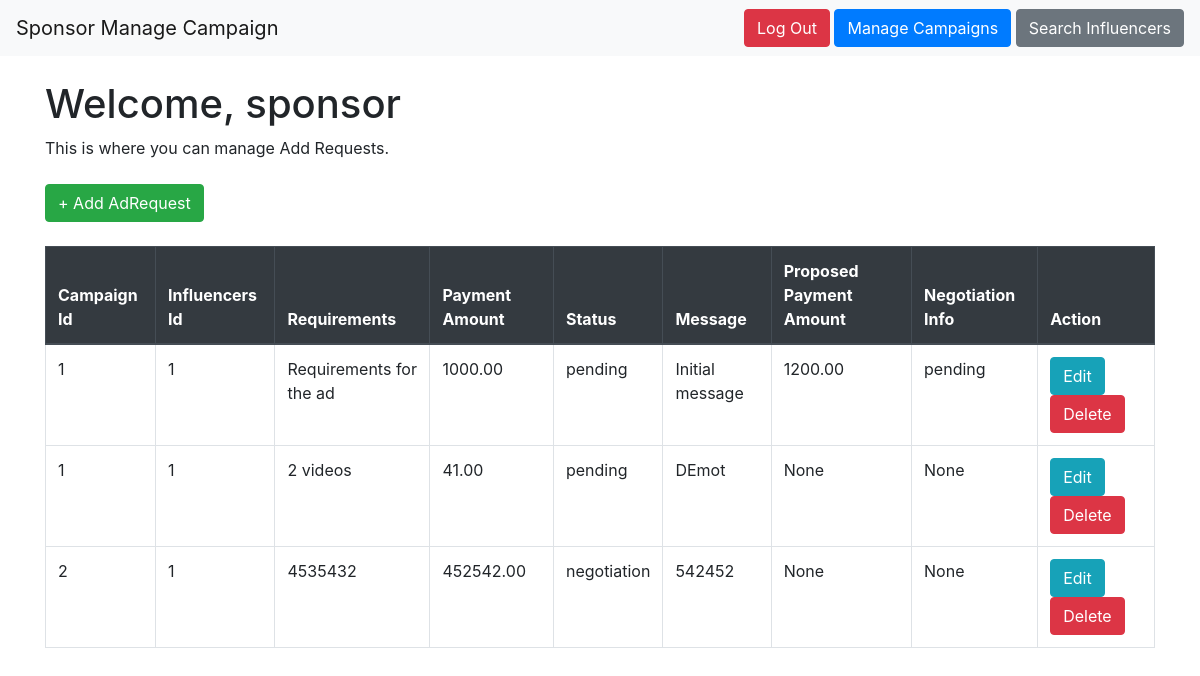
The app's page /sponsor/manageadrequest (signed in) with its own data.
### models.py (models this page shows, shortened)
class AdRequest(db.Model):
    __tablename__ = "ad_requests"
    ad_request_id = db.Column(db.Integer, primary_key=True, autoincrement=True)
    campaign_id = db.Column(
        db.Integer, db.ForeignKey("campaigns.campaign_id"), nullable=False
    )
    influencer_id = db.Column(
        db.Integer, db.ForeignKey("influencers.influencer_id"), nullable=False
    )
    requirements = db.Column(db.Text)
    payment_amount = db.Column(db.Numeric(10, 2))
    status = db.Column(db.Enum("pending", "accepted", "rejected", "negotiation") , default = "pending")
    messages = db.Column(db.Text)
    negotiations = db.relationship("Negotiation", backref="ad_request", lazy=True)
    def to_dict(self):
        return {c.name: getattr(self, c.name) for c in self.__table__.columns}

class Negotiation(db.Model):
    __tablename__ = "negotiations"
    negotiation_id = db.Column(db.Integer, primary_key=True, autoincrement=True)
    ad_request_id = db.Column(
        db.Integer, db.ForeignKey("ad_requests.ad_request_id"), nullable=False
    )
    influencer_id = db.Column(
        db.Integer, db.ForeignKey("influencers.influencer_id"), nullable=False
    )
    proposed_payment_amount = db.Column(db.Numeric(10, 2))
    negotiation_status = db.Column(db.Enum("pending", "accepted", "rejected") ,default = "pending")

### sponsor.py (the view)
@sponsor.route("/manageadrequest")
def sponsor_manageadrequest():
    if "user_name" in session and session["role"] == "sponsor":
        adrequest_data = helper.get_adrequest_by_userid(session["user_id"])
        return render_template(
            "sponsor_manage_adrequests.html", adrequest_data=adrequest_data
        )
    flash("Please Login !","faliled")
    return redirect(url_for("sponsor.sponsor_login"))

### app.py (called while the page is built)
@app.before_request
def create_tables():
    init_db(app)

### models.py (called while the page is built, shortened)
def init_db(app):
    with app.app_context():
        db.create_all()

    def to_dict(self):
        return {c.name: getattr(self, c.name) for c in self.__table__.columns}

### templates/sponsor_manage_adrequests.html (shortened to what this page needs)
<!DOCTYPE html>
<html lang="en">
<head>
  <link rel="stylesheet" href="https://stackpath.bootstrapcdn.com/bootstrap/4.5.2/css/bootstrap.min.css">
</head>
<body>
  <nav class="navbar navbar-expand-lg navbar-light bg-light">
    <a class="navbar-brand" href="/sponsor/managecampaign">Sponsor Manage Campaign</a>
    <div class="ml-auto">
      <button class="btn btn-danger" onclick="location.href='/logout'">Log Out</button>
      <button class="btn btn-primary" onclick="location.href='{{url_for('sponsor.sponsor_managecampaign')}}'">Manage
        Campaigns</button>
      <button class="btn btn-secondary" onclick="location.href='#'">Search Influencers</button>
    </div>
  </nav>
  <div class="container mt-4">
    <h1>Welcome, {{ session['user_name'] }}</h1>
    <p>This is where you can manage Add Requests.</p>
  </div>
  <div class="container mt-4">
    <button class="btn btn-success" onclick="location.href='/sponsor/manageadrequest/add_adrequest'"> + Add AdRequest
    </button>
    {% if adrequest_data %}
    <table class="table table-bordered mt-4 ">
      <thead class="thead-dark">
        <tr>
          <th>Campaign Id</th>
          <th>Influencers Id</th>
          <th>Requirements</th>
          <th>Payment Amount</th>
          <th>Status</th>
          <th>Message</th>
          <th>Proposed Payment Amount</th>
          <th>Negotiation Info</th>
          <th>Action</th>
        </tr>
      </thead>
      <tbody>
        {% for data in adrequest_data %}
        <tr>
          <td>{{ data['campaign_id'] }}</td>
          <td>{{ data["influencer_id"] }}</td>
          <td>{{ data["requirements"] }}</td>
          <td>{{ data["payment_amount"] }}</td>
          <td>{{ data["status"] }}</td>
          <td>{{ data["messages"] }}</td>
          <td>{{data["proposed_payment_amount"]}}</td>
          <td>{{data["negotiation_status"]}}</td>
          <td>
            <button class="btn btn-info"
              onclick="location.href='/sponsor/manageadrequest/edit_adrequest/{{ data["ad_request_id"] }}'">Edit</button>
            <button class="btn btn-danger"
              onclick="location.href='/sponsor/manageadrequest/delete_adrequest/{{ data["ad_request_id"] }}'">Delete</button>
          </td>
        </tr>
        {% endfor %}
      </tbody>
    </table>
    {% else %}
    <h3 class="text-danger font-weight-bold mt-4">No Campaigns to show!</h3>
    {% endif %}
  </div>
</body>
</html>

### records on screen
AdRequest: campaign_id "1", influencer_id "1", requirements "Requirements for the ad", payment_amount "1000.00", status "pending", messages "Initial message", proposed_payment_amount "1200.00", negotiation_status "pending"
AdRequest: campaign_id "1", influencer_id "1", requirements "2 videos", payment_amount "41.00", status "pending", messages "DEmot", proposed_payment_amount "None", negotiation_status "None"
AdRequest: campaign_id "2", influencer_id "1", requirements "4535432", payment_amount "452542.00", status "negotiation", messages "542452", proposed_payment_amount "None", negotiation_status "None"

### other values on screen
{{ session['user_name'] }} "sponsor"
